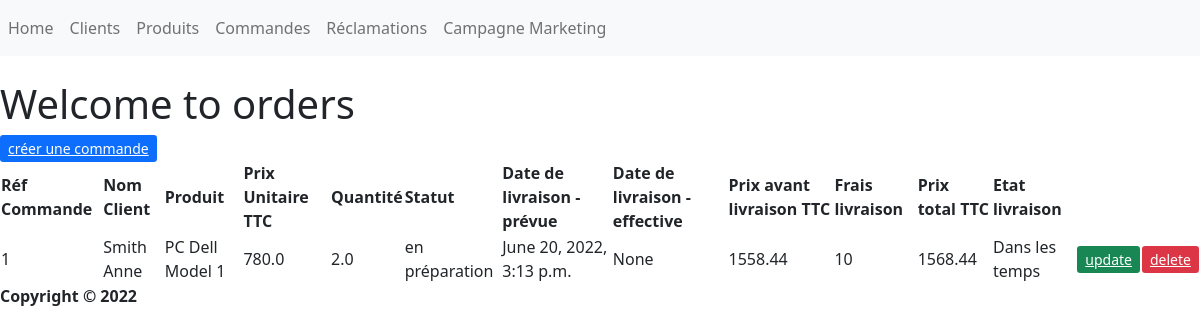
The app's page /Commandes/, older data.
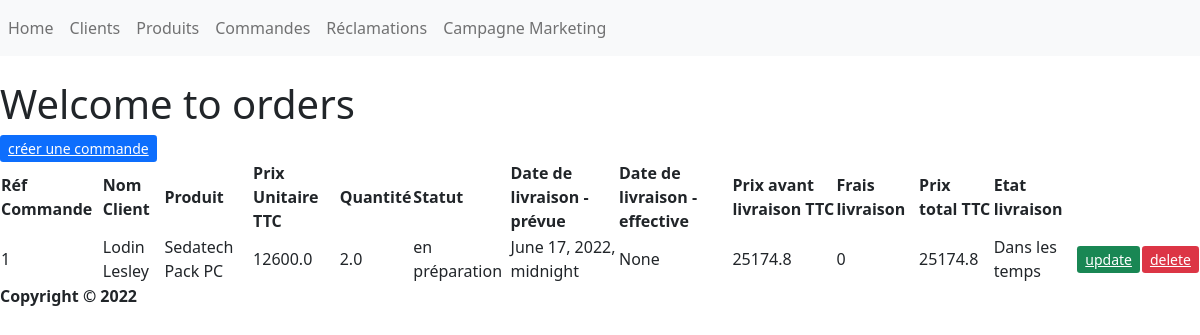
The same page, newer data.
### Main/models.py (models this page shows, shortened)
class Order(models.Model):
    STATUS_CHOICES=(('en préparation','en préparation'),('expédié','expédié'),('livré','livré'),('retour client','retour client'))
    customer=models.ForeignKey(Customer,null=True, on_delete=models.SET_NULL)
    product=models.ForeignKey(Product,null=True, on_delete=models.SET_NULL)
    quantity=models.FloatField(null=True)
    discount=models.FloatField(blank=True,null=True)
    date_created=models.DateTimeField(auto_now_add=True, null=True)
    status=models.CharField(max_length=255, null=True,default='en préparation',choices=STATUS_CHOICES)
    Delivery_date_expected=models.DateTimeField(null=True)
    Delivery_date_final=models.DateTimeField(blank=True, null=True)
    @property
    def get_total_item_price_HT(self):
        return round(self.quantity * self.product.price_pdt_HT*((100-self.discount)/100),2)
    @property
    def get_total_item_price_TTC(self):
        return round(self.quantity * self.product.price_pdt_TTC*((100-self.discount)/100),2)
    @property
    def late_delivery(self):
        today=timezone.now()
        if self.Delivery_date_expected < today:
            delivery_res="En retard"
        else:
            delivery_res="Dans les temps"
        return delivery_res
    @property
    def delivery_fees(self):
        if self.get_total_item_price_HT<2000:
            fees_res=10
        else:
            fees_res=0
        return fees_res
    @property
    def get_total_order_price_TTC(self):#for particular product order total
        return self.get_total_item_price_TTC+self.delivery_fees

class Customer(models.Model):
    GENDER_CHOICES=(('Masculin','Masculin'),('Féminin','Féminin'),('Autre','Autre')
    )
    name=models.CharField(max_length=255,blank=True, null=True)
    customer_type=models.CharField(max_length=255,blank=True, null=True)
    dob=models.DateTimeField(null=True)
    gender=models.CharField(max_length=255, null=True,choices=GENDER_CHOICES)
    email=models.CharField(max_length=255,blank=True, null=True)
    phone=models.CharField(max_length=12,blank=True, null=True)
    address=models.CharField(max_length=255,blank=True, null=True)
    town=models.CharField(max_length=255,blank=True, null=True)
    region=models.CharField(max_length=255,blank=True, null=True)
    date_created=models.DateTimeField(auto_now_add=True, null=True)

class Product(models.Model):
    CATEGORY_CHOICES=(('Informatique','Informatique'),('Téléphonie','Téléphonie'),('Objets connectés','Objets connectés'),('TV & Home cinéma','TV & Home cinéma'))
    name=models.CharField(max_length=200, null=True)
    description=models.CharField(max_length=200, null=True)
    category=models.CharField(max_length=200, null=True,choices=CATEGORY_CHOICES)
    n_lot=models.CharField(max_length=200, null=True)
    price_pdt_HT=models.FloatField(null=True)
    commercial_margin=models.FloatField(null=True)
    stock_q=models.IntegerField(null=True)
    stock_security=models.IntegerField(null=True)
    @property
    def price_pdt_TTC(self):
        TAUX_TVA=1.2
        return self.price_pdt_HT*TAUX_TVA

### Main/views.py (the view)
# urls.py: path('Commandes/', orders, name='orders_page'),
def orders(request):
    my_order=Order.objects.all()
    context={"my_order": my_order}
    return render(request,'Main/orders.html',context)

### Main/Templates/Main/orders.html
{% extends "main/base.html" %}
{% block content %}
    <header>
        <h1> Welcome to orders </h1>
    </header>
<a class="btn-primary btn-sm" href="{% url 'orders_create' %}" role="button">créer une commande</a>
<table>
    <thead>
        <th>Réf Commande</th>
        <th>Nom Client</th>
        <th>Produit</th>
        <th>Prix Unitaire TTC</th>
        <th>Quantité</th>
        <th>Statut</th>
        <th>Date de livraison - prévue</th>
        <th>Date de livraison - effective</th>
        <th>Prix avant livraison TTC</th>
        <th>Frais livraison</th>
        <th>Prix total TTC</th>
        <th>Etat livraison</th>
    </thead>
    <tbody>
        {% for order in my_order %}
        <tr>
            <td>{{order.id}}</td>
            <td>{{order.customer.name}}</td>
            <td>{{order.product.name}}</td>
            <td>{{order.product.price_pdt_TTC}}</td>
            <td>{{order.quantity}}</td>
            <td>{{order.status}}</td>
            <td>{{order.Delivery_date_expected}}</td>
            <td>{{order.Delivery_date_final}}</td>
            <td>{{order.get_total_item_price_TTC}}</td>
            <td>{{order.delivery_fees}}</td>
            <td>{{order.get_total_order_price_TTC}}</td>
            <td>{{order.late_delivery}}</td>
            <td><a class="btn-success btn-sm" href="{% url 'update_order' order.id %}" role="button">update</a></td>
            <td><a class="btn-danger btn-sm" href="{% url 'delete_order' order.id %}" role="button">delete</a></td>
        </tr>
        {% endfor %}
    </tbody>
</table>
{% endblock content %}

Row changes from the older to the newer data that the page shows:
changed Order "en préparation": customer.name "Smith Anne" → "Lodin Lesley"; product.name "PC Dell Model 1" → "Sedatech Pack PC"; product.price_pdt_TTC "780.0" → "12600.0"; Delivery_date_expected "June 20, 2022, 3:13 p.m." → "June 17, 2022, midnight"; get_total_item_price_TTC "1558.44" → "25174.8"; delivery_fees "10" → "0"; get_total_order_price_TTC "1568.44" → "25174.8"
